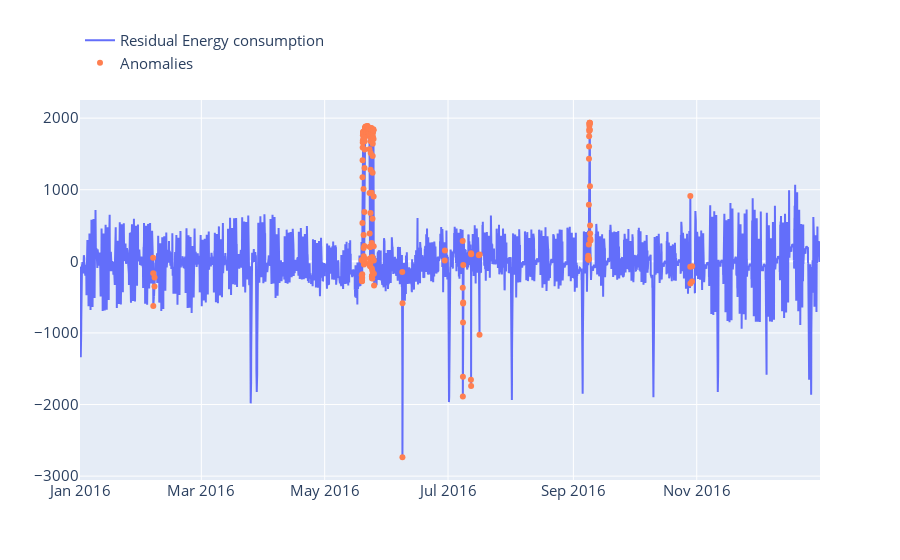

The notebook cell saved with this chart:
### Code cell
fig = go.Figure()
fig.add_trace(go.Scatter(x=res.resid.index, y=res.resid, name='Residual Energy consumption'))
fig.add_trace(go.Scatter(x=true_anomalies.index, y=res.resid[true_anomalies.index], mode='markers', marker=dict(color='coral'), name='Anomalies'))
fig.update_layout(showlegend=True, font_size = 15, legend=dict(x = 0, y = 1.2))
fig.show()

### Figure 1 — Plotly figure (JSON) as saved in the notebook; plotly's stock layout.template omitted (floating-point values rounded to 4 significant figures; data arrays with more than 128 entries replaced by an {"elided": "..."} marker saying what was removed)
{"data": [{"name": "Residual Energy consumption", "type": "scatter", "x": {"elided": "8784 str values"}, "y": {"elided": "8784 float values"}}, {"marker": {"color": "coral"}, "mode": "markers", "name": "Anomalies", "type": "scatter", "x": {"elided": "203 str values"}, "y": {"elided": "203 float values"}}], "layout": {"font": {"size": 15}, "legend": {"x": 0, "y": 1.2}, "showlegend": true}}
